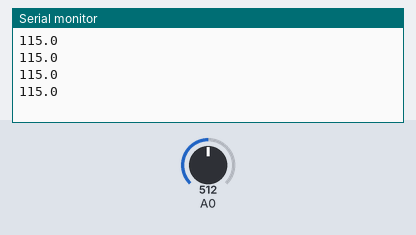
A sketch run on a simulated Arduino Uno, built with avr-gcc and run on an emulated ATmega328P. On the bench: the last lines printed to the serial monitor. The inputs (shaded band) are chosen by the test bench; at power-on: A0 = 512.

Above: at 1.2 s.
1.3 s: A0 set to 716
At 1.71 s:
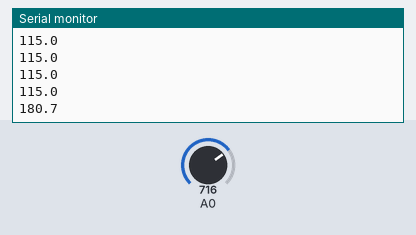
2.8 s: A0 set to 900
At 2.91 s:
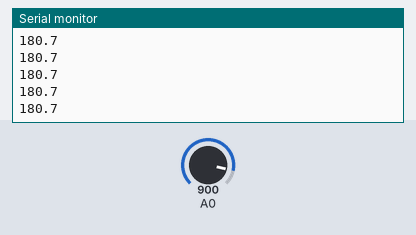
Timing chart, 0 to 5.8 s (numbered marks = the images above; inputs shaded):
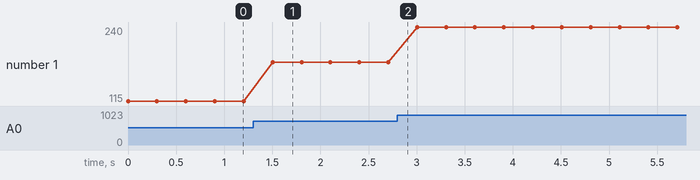

The sketch:

sketch_jul07i.ino
```cpp
// virtual 안되서 직접 시리얼 보드에 받는 코딩

void setup() {
  // put your setup code here, to run once:
Serial.begin(9600);
}

void loop() {
  // put your main code here, to run repeatedly:
int signalLevel = analogRead(A0);
float voltage = signalLevel*3.3/1024.0;
float temp = 100.0*voltage - 50;
Serial.println(temp, 1);
delay(300);
}
```

Measured:
- after the input at 1.3 s, the serial monitor: prints a new line after 0.20 s (image 1)
- plotted number 1: 115 → 180.7 after the input at 1.3 s, 180.7 → 240 after the input at 2.8 s
